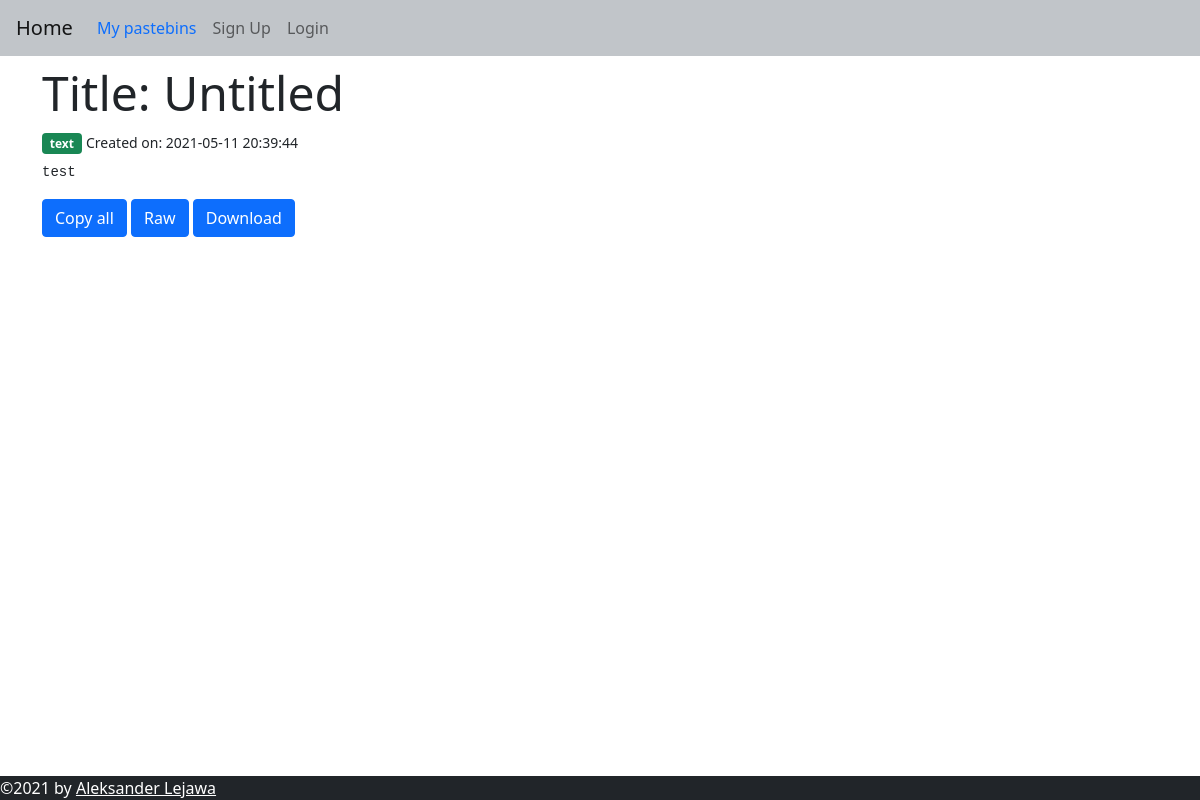
Screenshot of /c430923a with the database file from the repository.
### web/models.py (models this page shows, shortened)
class Pastebin(db.Model):
    id = db.Column(db.Integer, primary_key=True)
    title = db.Column(db.String(100), default="Untitled")
    content = db.Column(db.String(60000))
    syntax = db.Column(db.String(50))
    user_id = db.Column(db.Integer, db.ForeignKey("user.id"))
    date = db.Column(db.DateTime(timezone=True))
    expire_date = db.Column(db.DateTime(timezone=True))
    password = db.Column(db.String(150))
    link = db.Column(db.String(150), unique=True)
    def is_expired(self):
        if self.expire_date:
            if datetime.utcnow() > self.expire_date:
                db.session.delete(self)
                db.session.commit()
                return True
            return False
        else:
            return False

### web/pastebin/routes.py (the view, shortened to what this page needs)
@bp.route("/<link>", methods=["GET", "POST"])
def pastebin(link: str):
   pastebin = Pastebin.query.filter_by(link=link).first_or_404()
   password_cookie = request.cookies.get(link)
   form = PrivatePastebin()
   if pastebin.is_expired():
      abort(404)
   if password_cookie == pastebin.password:
      response = make_response(render_template("pastebin.html", user=current_user, pastebin=pastebin, time=datetime.utcnow().replace(microsecond=0), form=form))
   else:
      response = make_response(render_template("pastebin.html", user=current_user, pastebin=pastebin, password=pastebin.password, time=datetime.utcnow().replace(microsecond=0), form=form))
   return response

### web/templates/pastebin.html (shortened to what this page needs)
{% extends "base.html" %}
{% block content %}
{% if password %}
<form method="POST">
{{ form.csrf_token() }}
    <h2 class="display-5">This pastebin is private, please enter the password</h2>
    <div class="form-group">
    {{ form.password.label}}
    {{ form.password(class_="form-control", placeholder="Enter password") }}
    </div>
{{ form.submit(class_="btn btn-secondary mt-2") }}
</form>
{% else %}
<h1 class="display-5 text-break">Title: {{ pastebin.title }} </h1>
<span class="badge bg-success">{{ pastebin.syntax }}</span>
<small>Created on: {{ pastebin.date }}</small>
<pre class="mt-2"><code class= "{{ pastebin.syntax }}" id="pastebin">{{ pastebin.content }}</code></pre>
<button id="copy-all" class="btn btn-primary">Copy all</button>
<form class="pastebin_button_form" action="/raw/{{ pastebin.link }}">
    <button id="raw" class="btn btn-primary">Raw</button>
</form>
<form class="pastebin_button_form" action="/download/{{ pastebin.link }}">
    <button id="download" class="btn btn-primary">Download</button>
</form>
{% endif %}
{% endblock %}

### web/static/css/style.css (style rules this page uses)
.pastebin_button_form { display: inline; }

### rows the page displays
Pastebin: title "Untitled", syntax "text", date "2021-05-11 20:39:44", content "test"
